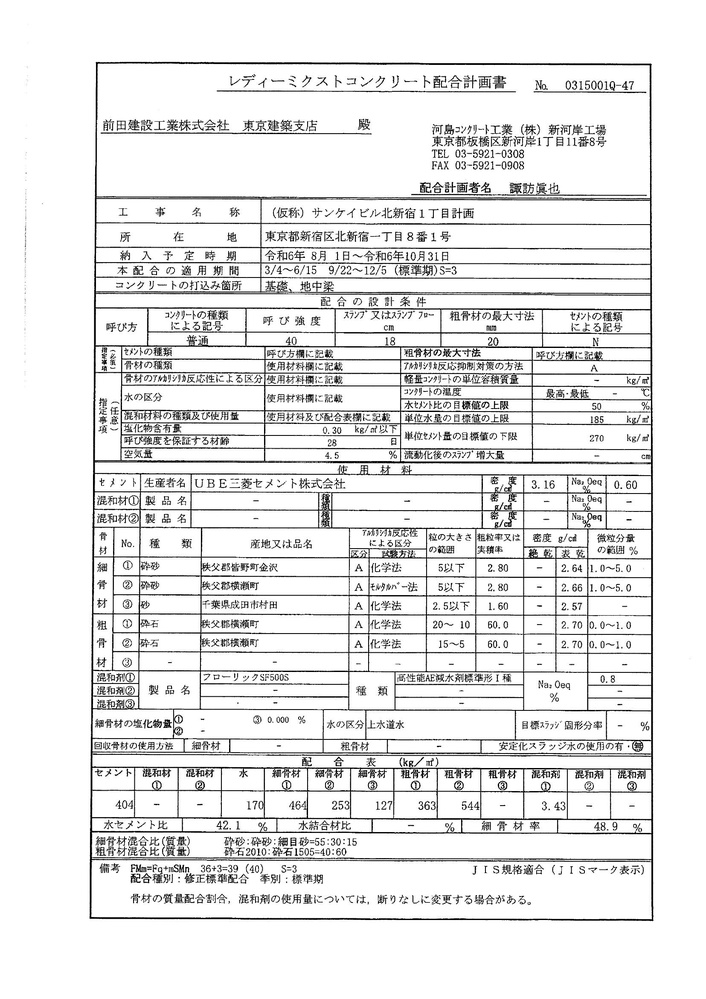
#> input picture OCR/page_0.jpg, 706 x 999 px, shrunk from 1655 x 2340 before the run
$ jupyter execute --allow-errors test.ipynb
#> lines starting #> are read from the running program, lines starting #| are printed output that depends on the picture; after the words box and inside, x2 and y2 are one past the last pixel; in counts of white or black regions, pixels touching at a corner belong together
[cell 1]
# import module
from pdf2image import convert_from_path


# Store Pdf with convert_from_path function
#> (the rest of this cell did not finish here and is left out)

[cell 2]
import cv2
import matplotlib.pyplot as plt

img = cv2.imread('page_0.jpg')
#> img is the input picture: shape (999, 706, 3); min 0, max 255, mean 231.7

plt.figure(figsize=[25,10])

plt.imshow(cv2.cvtColor(img, cv2.COLOR_BGR2GRAY), cmap='gray')

[cell 3]
gray_img = cv2.cvtColor(img, cv2.COLOR_BGR2GRAY)

edges = cv2.Canny(gray_img, 100, 200)
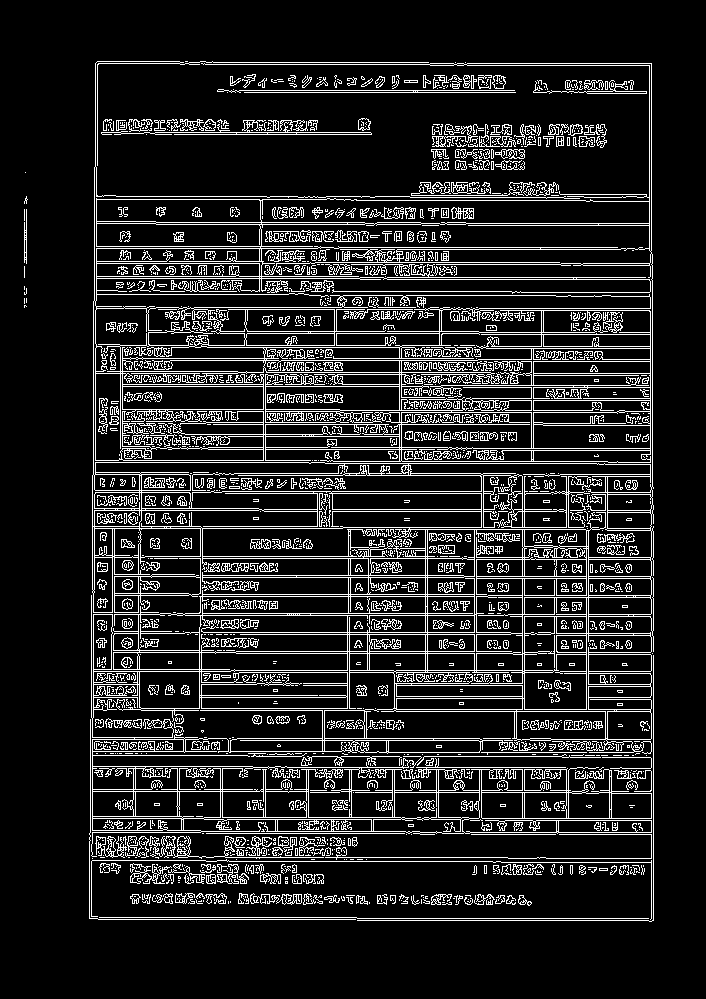
#> edges: shape (999, 706); 13.4% white in thin lines or dots, all inside (x1, y1, x2, y2) = (24, 61, 654, 922)
plt.figure(figsize=[25,10])

plt.imshow(edges,cmap = 'gray')
plt.axis('off')

[cell 4]
contours, hierarchy = cv2.findContours(image=gray_img, mode=cv2.RETR_TREE, method=cv2.CHAIN_APPROX_NONE)
#> contours = 753 contours, 741 with area under 20; largest, box (x1, y1, x2, y2) and area: (0, 0, 706, 999) 703590, (575, 63, 602, 66) 50, (651, 863, 654, 882) 34, (89, 871, 92, 889) 32, (94, 199, 97, 217) 32

[cell 5]
image_area = img.shape[0] * img.shape[1]
print(image_area)
#| 705294

[cell 6]
import cv2
import numpy as np
import matplotlib.pyplot as plt

# Đọc ảnh và chuyển đổi sang ảnh nhị phân
image = cv2.imread('page_0.jpg', cv2.IMREAD_GRAYSCALE)
_, binary_image = cv2.threshold(image, 0, 255, cv2.THRESH_BINARY_INV + cv2.THRESH_OTSU)
#> binary_image: shape (999, 706); 12.7% white in thin lines or dots, all inside (x1, y1, x2, y2) = (25, 62, 654, 921)

# Tạo phần tử cấu trúc (kernel)
kernel = cv2.getStructuringElement(cv2.MORPH_RECT, (3, 3))

dilated = cv2.dilate(binary_image, kernel)
#> dilated: shape (999, 706); 28.4% white; 234 white regions (13 under 20 px)


# Hiển thị kết quả
plt.figure(figsize=(25, 10))

plt.subplot(1, 5, 1)
plt.title('Original Image')
plt.imshow(image, cmap='gray')

plt.subplot(1, 5, 2)
plt.title('Binary Image')
plt.imshow(binary_image, cmap='gray')

plt.subplot(1, 5, 3)
plt.title('Dilated Image')
plt.imshow(dilated, cmap='gray')

plt.show()

[cell 7]
# Tìm contours
contours, _ = cv2.findContours(image= dilated,mode= cv2.RETR_EXTERNAL,method= cv2.CHAIN_APPROX_SIMPLE)
#> contours = 5 contours, 3 with area under 20; largest, box (x1, y1, x2, y2) and area: (88, 61, 655, 922) 481562, (24, 225, 27, 238) 24

image = cv2.imread('page_0.jpg')
image_copy = image.copy()

cnt = max(contours, key=cv2.contourArea)
#> cnt = contour of 72 points, box (x1, y1, x2, y2) (88, 61, 655, 922), area 481562


rect = cv2.minAreaRect(cnt)
#> rect = ((372.6, 490.7), (859.6, 566), -89.79)
box = cv2.boxPoints(rect)
#> box = [[654, 921.5], [87.98, 919.5], [91.14, 59.82], [657.2, 61.9]]
box = np.int32(box)
#> box = [[653, 921], [87, 919], [91, 59], [657, 61]]
cv2.drawContours(image_copy,[box],0,(0,255,0),2)
#> image_copy: shape (999, 706, 3); 1.21% of pixels changed, all inside (x1, y1, x2, y2) = (86, 58, 659, 923)


# Hiển thị ảnh với các đường viền xấp xỉ
plt.imshow(image_copy)
plt.axis('off')
plt.show

[cell 8]
print(image.shape)
#| (999, 706, 3)

[cell 9]
print(box)
#| [[653 921]
#|  [ 87 919]
#|  [ 91  59]
#|  [657  61]]

[cell 10]
from PIL import Image


image_copy = image.copy()

pts1 = np.float32(box)
#> pts1 = [[653, 921], [87, 919], [91, 59], [657, 61]]
pts2 = np.float32([[50,image.shape[0]-50],[50,50],[image.shape[1]-50,50],[image.shape[1]-50,image.shape[0]-50]])

M = cv2.getPerspectiveTransform(pts1,pts2)
#> M = [[0.00249, -0.705, 697.3], [1.59, 0.00739, -94.97], [1.95e-22, -5.51e-20, 1]]

dst = cv2.warpPerspective(image_copy,M,(image.shape[1],image.shape[0]))

plt.subplot(122),plt.imshow(dst, cmap='gray'),plt.title('Output')
plt.show()

image_to_save = Image.fromarray(dst)
image_to_save.save('70' +'.jpg', 'JPEG')

[cell 11]
image = cv2.imread('70.jpg', cv2.IMREAD_GRAYSCALE)
_, binary_image = cv2.threshold(image, 0, 255, cv2.THRESH_BINARY_INV + cv2.THRESH_OTSU)
#> binary_image: shape (999, 706); 17.4% white; 1184 white regions (501 under 20 px), largest, box (x1, y1, x2, y2) and area: (51, 53, 655, 950) 76843, (698, 0, 706, 999) 7018, (604, 66, 615, 474) 1234

# Tạo phần tử cấu trúc (kernel)
kernel = cv2.getStructuringElement(cv2.MORPH_RECT, (2, 2))

dilated = cv2.dilate(binary_image, kernel)
#> dilated: shape (999, 706); 27.4% white; 515 white regions (100 under 20 px), largest, box (x1, y1, x2, y2) and area: (51, 53, 656, 951) 142793, (698, 0, 706, 999) 7020, (604, 66, 616, 497) 3021

# Hiển thị kết quả
plt.figure(figsize=(25, 10))

plt.subplot(1, 5, 1)
plt.title('Original Image')
plt.imshow(image, cmap='gray')

plt.subplot(1, 5, 2)
plt.title('Binary Image')
plt.imshow(binary_image, cmap='gray')

plt.subplot(1, 5, 3)
plt.title('Dilated Image')
plt.imshow(dilated, cmap='gray')

[cell 12]
inverted_image = cv2.bitwise_not(dilated)

# Hiển thị ảnh trước và sau khi đảo màu

plt.figure(figsize=(25, 20))
plt.title('Inverted Image')
plt.imshow(inverted_image, cmap='gray')

[cell 13]
image = cv2.imread('70.jpg')
#> image: shape (999, 706, 3)

edges = cv2.Canny(inverted_image, 100, 200)
#> edges: shape (999, 706); 11.5% white in thin lines or dots


contours, _ = cv2.findContours(edges, cv2.RETR_TREE, cv2.CHAIN_APPROX_SIMPLE)
#> contours = 4233 contours, 3973 with area under 20; largest, box (x1, y1, x2, y2) and area: (493, 434, 503, 939) 4221, (493, 434, 503, 939) 4218, (227, 132, 239, 227) 1031, (227, 132, 239, 227) 1030, (267, 666, 279, 740) 795


image_copy = image.copy()
# Duyệt qua từng đường viền tìm được
for cnt in contours:
    # Tính chu vi của đường viền
    epsilon = 0.1 * cv2.arcLength(cnt, True)

    # Xấp xỉ đường viền thành đa giác
    approx = cv2.approxPolyDP(cnt, epsilon, True)

    # Vẽ đa giác xấp xỉ lên ảnh
    cv2.drawContours(image_copy, [approx], -1, (0, 255, 0), 1)
#> this loop made 4233 passes
#> (epsilon, approx) on passes 1 to 3: (0.4, [[186, 944], [188, 944]]), (0.4, [[405, 941], [407, 941]]), (0.4, [[392, 941], [394, 941]])
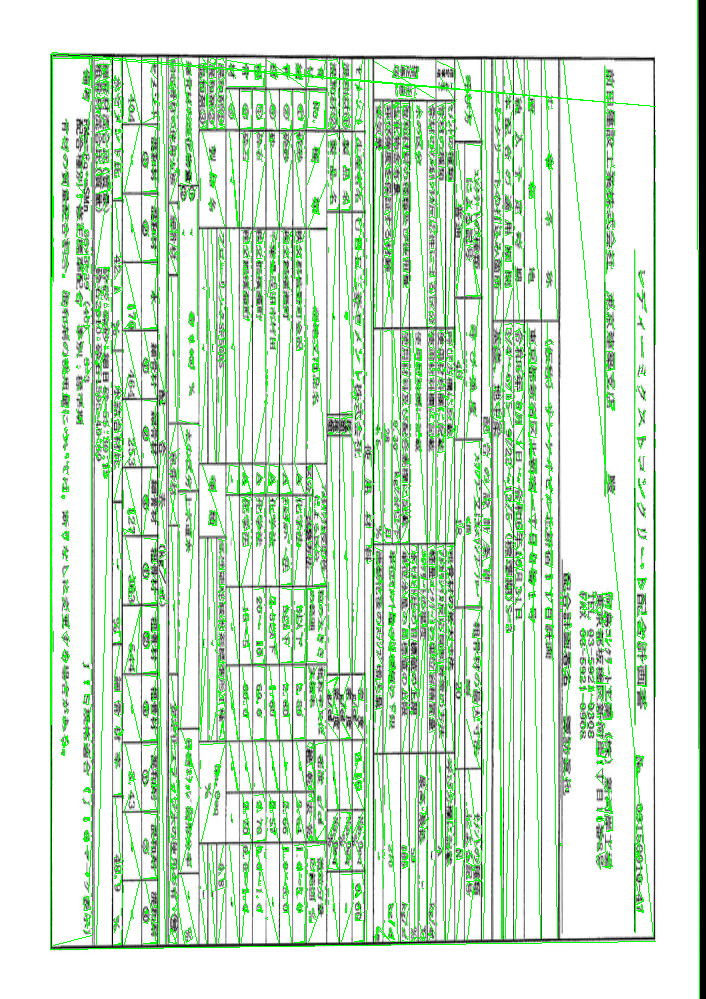
#> image_copy: shape (999, 706, 3); mean B, G, R 206.3, 229.9, 206.3

# Hiển thị ảnh với các đường viền xấp xỉ
plt.figure(figsize=(25, 10))

plt.imshow(image_copy[:,:,::-1])
plt.show

[cell 14]
image = cv2.imread('70.jpg')

S = image.shape[0] * image.shape[1]

[cell 15]
print(image.shape[0],image.shape[1])
#| 999 706

[cell 16]
# image = cv2.imread('50.jpg')
# blur = cv2.blur(image,(3,3))


# edges = cv2.Canny(inverted_image, 100, 200)
edges = cv2.Canny(inverted_image, 100, 200)


contours, _ = cv2.findContours(dilated, cv2.RETR_TREE, cv2.CHAIN_APPROX_SIMPLE)
#> contours = 1883 contours, 1087 with area under 20; largest, box (x1, y1, x2, y2) and area: (51, 53, 656, 951) 537496, (560, 60, 655, 939) 79769, (52, 57, 93, 947) 35452, (94, 57, 113, 946) 11746, (542, 322, 559, 939) 9852

image_copy = image.copy()
# Duyệt qua từng đường viền tìm được
for cnt in contours:
    # Tính chu vi của đường viền
    if cv2.contourArea(cnt) > S * 0.001:
    # if w > image.shape[1] * 0.5:
        x,y,w,h = cv2.boundingRect(cnt)
        cv2.rectangle(image_copy,(x,y),(x+w,y+h),(0,0,255),1)
#> this loop made 1883 passes
#> (x, y, w, h) on passes 1, 25, 31, 37, 41, 43, 72, 82: (51, 53, 605, 898), (465, 889, 17, 52), (123, 881, 19, 65), (179, 874, 21, 71), (327, 873, 13, 70), (340, 872, 25, 71), (208, 845, 9, 100), (293, 844, 14, 100)
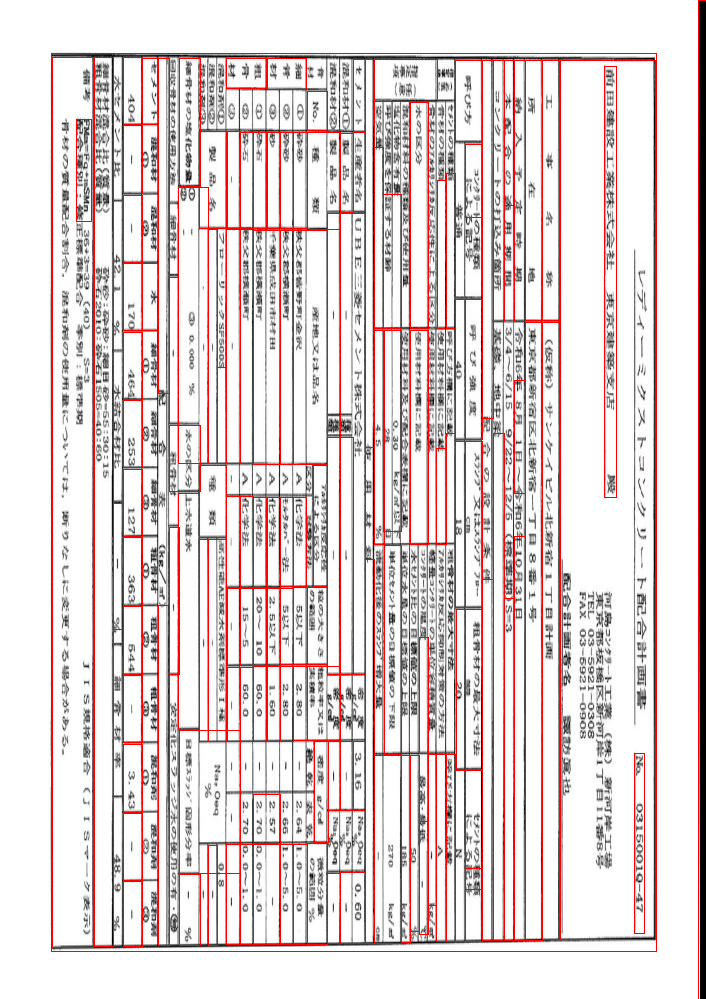
#> image_copy: shape (999, 706, 3); mean B, G, R 214.2, 214.2, 229.3


# Hiển thị ảnh với các đường viền xấp xỉ
plt.figure(figsize=(25, 10))

plt.imshow(image_copy[:,:,::-1])
plt.show

[cell 17]
# Tạo ảnh mới để vẽ và tô kín các contour (có thể là ảnh đen cùng kích thước với ảnh gốc)
image_contours_filled = np.zeros_like(image)  # Ảnh đen cùng kích thước với ảnh gốc

rectangles = []

# Duyệt qua từng contour tìm được
for cnt in contours:
    # Kiểm tra diện tích contour để loại bỏ những contour quá nhỏ
    if cv2.contourArea(cnt) > S * 0.001:
        # Tô kín phần bên trong của contour (màu xanh lá cây, tô kín với -1)
        # cv2.drawContours(image_contours_filled, [cnt], -1, (0, 255, 0), 2)
        x,y,w,h = cv2.boundingRect(cnt)
        cv2.rectangle(image_contours_filled,(x,y),(x+w,y+h),(0,0,255),2)

        if w > 0.8 * image.shape[1] and h < 40:
            cv2.rectangle(image_contours_filled,(x,y),(x+w,y+h),(0,255,0),-1)
            rectangles.append((x, y, x + w, y + h))

        if cv2.contourArea(cnt) > S * 0.1 and cv2.contourArea(cnt) < S * 0.8:
            cv2.rectangle(image_contours_filled,(x,y),(x+w,y+h),(0,255,0),-1)
            rectangles.append((x, y, x + w, y + h))
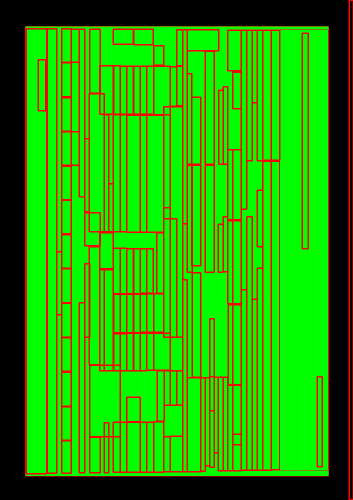
#> image_contours_filled: shape (999, 706, 3) (shown at 1/2 size); mean B, G, R 0, 160.3, 39.2
#> after the loop, rectangles = [(51, 53, 656, 951), (560, 60, 655, 939)]

r = sorted(rectangles, key=lambda rect: rect[1], reverse= False)
#> r = [(51, 53, 656, 951), (560, 60, 655, 939)]

# Hiển thị ảnh với các contour đã được tô kín
plt.figure(figsize=(25, 10))
plt.imshow(image_contours_filled[:,:,::-1])  # Đảo kênh BGR sang RGB để hiển thị đúng màu
plt.show()

[cell 18]
# x y x2 y2
for i in r:
    print(i)
#> this loop made 2 passes
#> (printed output is left out)

cut = []

cut.append(r[0])

cut.append((r[0][0], r[0][3], r[1][2], r[1][1]))

#> (the rest of this cell did not finish here and is left out)

[cell 19]
for i in cut:
    print(i)
#> this loop made 2 passes
#> i on passes 1 to 2: (51, 53, 656, 951), (51, 951, 655, 60)
#> (printed output is left out)

[cell 20]
# Tạo ảnh mới để vẽ và tô kín các contour (có thể là ảnh đen cùng kích thước với ảnh gốc)
image_contours_filled = np.zeros_like(image)  # Ảnh đen cùng kích thước với ảnh gốc

for i in cut:
    cv2.rectangle(image_contours_filled,(i[0],i[1]),(i[2],i[3]),(255,0,0),15)


# Duyệt qua từng contour tìm được
for cnt in contours:
    # Kiểm tra diện tích contour để loại bỏ những contour quá nhỏ
    if cv2.contourArea(cnt) > S * 0.001:
        # Tô kín phần bên trong của contour (màu xanh lá cây, tô kín với -1)
        # cv2.drawContours(image_contours_filled, [cnt], -1, (0, 255, 0), 2)
        x,y,w,h = cv2.boundingRect(cnt)
        cv2.rectangle(image_contours_filled,(x,y),(x+w,y+h),(0,0,255),2)
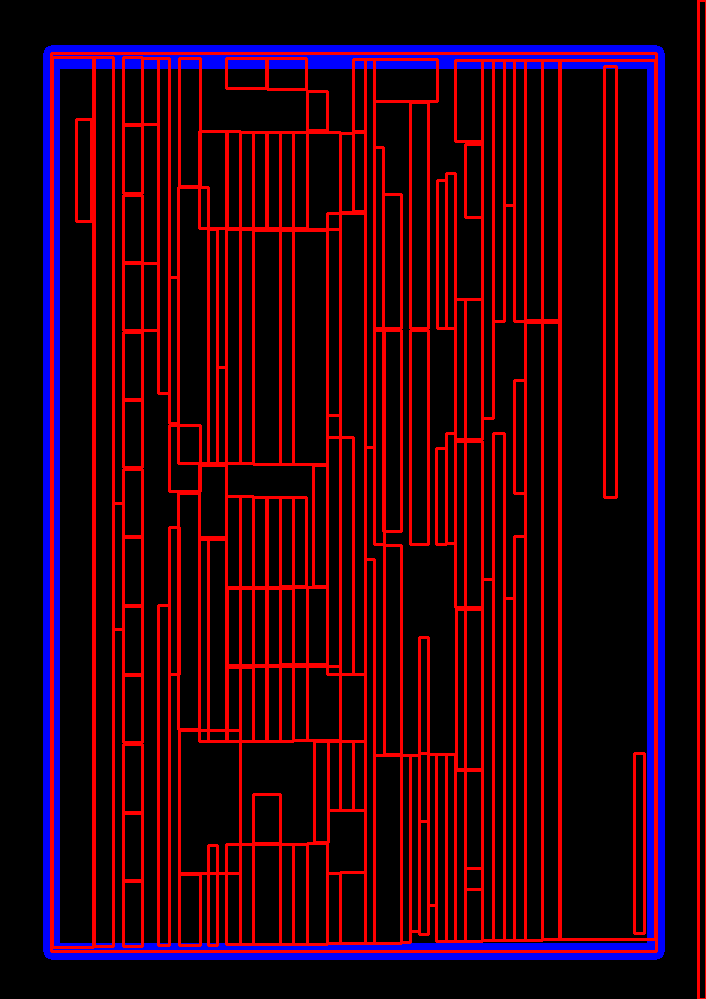
#> image_contours_filled: shape (999, 706, 3); mean B, G, R 15.2, 0, 41.4


# Hiển thị ảnh với các contour đã được tô kín
plt.figure(figsize=(25, 10))
plt.imshow(image_contours_filled[:,:,::-1])  # Đảo kênh BGR sang RGB để hiển thị đúng màu
plt.show()

[cell 21]
image = cv2.imread('70.jpg')

for i in range(len(cut)):
    # Tọa độ x, y, w, h từ các giá trị của i
    x, y, x2, y2 = cut[i]

    # Cắt phần ảnh tương ứng với hình chữ nhật
    cropped_image = image[y:y2, x:x2,:]


    # Hoặc lưu phần cắt vào file (ví dụ lưu dưới dạng .jpg)
    cv2.imwrite(f'cut_image_{i}.jpg', cropped_image)
#> this loop made 2 passes
#> pass 1, `cropped_image = image[y:y2, x:x2,:]`:
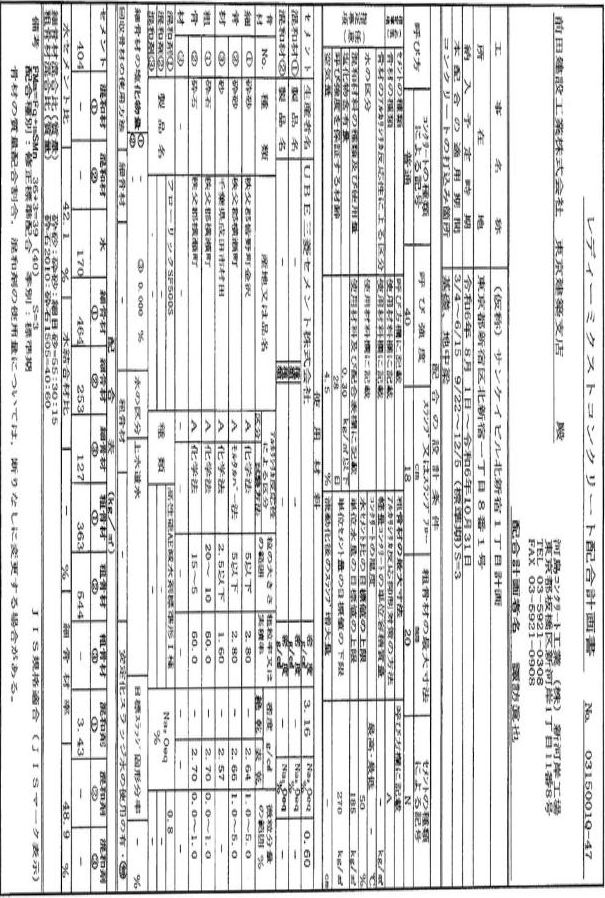
#> cropped_image: shape (898, 605, 3); min 0, max 255, mean 220.9
